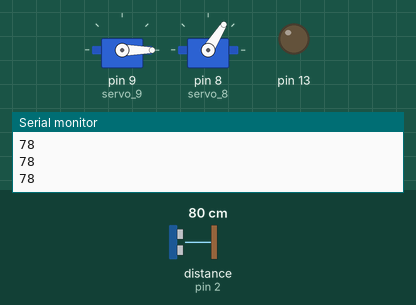
Simulated run of this sketch. Board: Arduino Uno, built with avr-gcc and run on an emulated ATmega328P. Parts: 2 × servo, output pins drawn as LEDs (lit = HIGH), the last lines printed to the serial monitor. Wiring (inferred from the names in the program): ultrasonic range finder: trigger pin 3; echo pin 2. The test bench sets the inputs (shaded band); at power-on: distance to the obstacle (sensor on pin 2) 80 cm. The echo pulse lasts 58.3 µs per cm; pins used as bus, display or sensor lines are not drawn.

Above: at 1.2 s.
1.3 s: distance to the obstacle (sensor on pin 2) set to 2 cm
At 2.2 s:
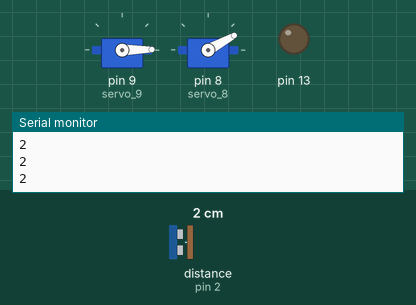
4.3 s: distance to the obstacle (sensor on pin 2) set to 250 cm
At 5.1 s:
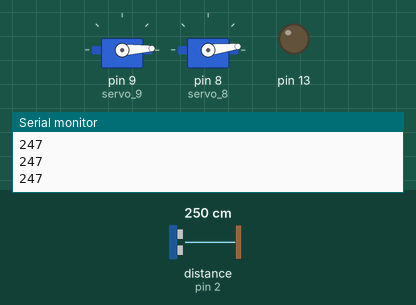
7.3 s: distance to the obstacle (sensor on pin 2) set to 299 cm
Timing chart, 0 to 16.3 s (numbered marks = the images above; inputs shaded):
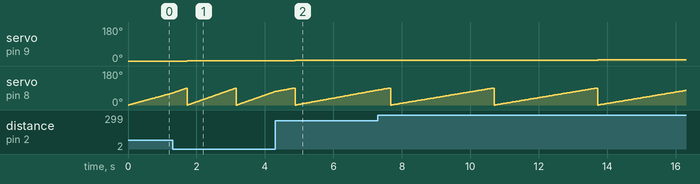

The sketch:

basicsensor2way.ino
```cpp
#include <Servo.h>

int pos;
int pot;

Servo servo_9;
Servo servo_8;


long duration;
int distance;

int trigPin = 3; //sends
int echoPin = 2;  //recieves

void setup()
{
  servo_9.attach(9, 500, 2500);
  servo_8.attach(8, 500, 2500);

  pinMode(trigPin, OUTPUT);
  pinMode(echoPin, INPUT);
  pinMode(13, OUTPUT);
  Serial.begin(9600);

  Serial.begin(9600);
  Serial.println("Testingggg");
  Serial.println("smack");

}

void loop()
{


 for (pot = 0; pot <= 90; pot += 1) {
  servo_9.write(pot);
   //Serial.print( "outer +" + pot);
  for (pos = 0; pos <= 90; pos += 1) {


    servo_8.write(pos);

    digitalWrite(trigPin, LOW);
    delayMicroseconds(2);
    digitalWrite(trigPin, HIGH);
    delayMicroseconds(10);
    digitalWrite(trigPin, LOW);
    duration = pulseIn(echoPin, HIGH);
    distance = duration * 0.034/2;
    Serial.println(distance);
    if (pos == 90) {
    Serial.println(1000.9);
    }


    delay(15); // Wait for 15 millisecond(s)
  }
 }

 for (pot = 90; pot >= 0; pot -= 1) {
  servo_9.write(pot);
  for (pos = 90; pos >= 0; pos -= 1) {


    servo_8.write(pos);
    digitalWrite(trigPin, LOW);
    delayMicroseconds(2);
    digitalWrite(trigPin, HIGH);
    delayMicroseconds(10);
    digitalWrite(trigPin, LOW);
    duration = pulseIn(echoPin, HIGH);
    distance = duration * 0.034/2;
    //Serial.println(distance);
    if (pos == 0) {
    Serial.println(1000.9);
    }
    delay(15);
  }
 }
}
```

Measured:
- by itself, servo on pin 8 (servo_8): ramps from 0° to 90° and jumps back, once every 3.0 s
